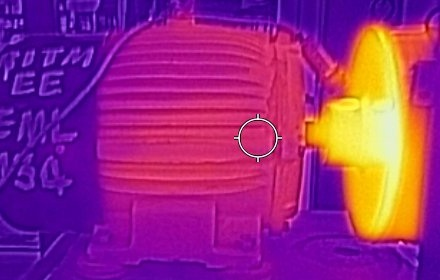
#> input picture imgs/Bases_Img_Termica_Motor/Teste_H_F/FLIR0856.jpg, 440 x 280 px; its folder holds only this picture in this run
$ jupyter execute --allow-errors exercicio_02.ipynb   (shell and % lines are left out)
#> lines starting #> are read from the running program, lines starting #| are printed output that depends on the picture
# Exercício 02 — Classificação Binária de Imagens Térmicas (Motor)

**Objetivo:** classificar imagens térmicas do motor entre:
- `M` (Médio) → **carga normal** → classe `0`
- `F` (Full) → **carga máxima / sobrecarga** → classe `1`

**Pipeline:**
1. Carregar e pré-processar as imagens (`Treino_H_F`, `Treino_H_M`, `Teste_H_F`, `Teste_H_M`)
2. Vetorizar (flatten) e padronizar os pixels
3. Treinar 5 algoritmos com ajuste de hiperparâmetros (GridSearchCV): KNN, Árvore de Decisão, Random Forest, SVM linear, SVM polinomial grau 2
4. Avaliar cada um via matriz de confusão no conjunto de teste
5. Montar um ensemble por voto majoritário e comparar com os modelos individuais

> Estrutura de pastas usada (relativa à raiz do repo):
> ```
> imgs/Bases_Img_Termica_Motor/
>   ├── Treino_H_F/   (treino, carga máxima)
>   ├── Treino_H_M/   (treino, carga normal)
>   ├── Teste_H_F/    (teste, carga máxima)
>   └── Teste_H_M/    (teste, carga normal)
> ```

## 0. Instalação das dependências

Rode esta célula uma vez (pode comentar/pular depois se já tiver tudo instalado).

## 1. Carregamento e pré-processamento das imagens

Cada imagem é convertida para escala de cinza, redimensionada para um tamanho fixo
(reduz dimensionalidade e custo computacional) e depois transformada em vetor (flatten).

`IMG_SIZE` é o único parâmetro que vale a pena testar variar (ex: 32x32 vs 64x64) caso
queira avaliar o trade-off entre detalhe da imagem e tempo de treino.

[cell 1]
import os
import glob
import numpy as np
from PIL import Image

# 440x280 Padrão

np.random.seed(42)

BASE_DIR = "imgs/Bases_Img_Termica_Motor"
IMG_SIZE = (110, 70)  # (largura, altura) -- ajuste se quiser mais/menos detalhe
# Proporcção 1/3

# 0 = carga normal (Médio) | 1 = carga máxima / sobrecarga (Full)
PASTAS = {
    "train": {"F": "Treino_H_F", "M": "Treino_H_M"},
    "test":  {"F": "Teste_H_F",  "M": "Teste_H_M"},
}

def carregar_pasta(caminho, label):
    imagens, labels = [], []
    arquivos = sorted(glob.glob(os.path.join(caminho, "*.jpg")))
    for arq in arquivos:
        img = Image.open(arq).convert("L")          # escala de cinza
        img = img.resize(IMG_SIZE)                   # tamanho fixo
        imagens.append(np.array(img, dtype=np.uint8))
        labels.append(label)
    return imagens, labels

def montar_conjunto(split):
    imgs_f, lab_f = carregar_pasta(os.path.join(BASE_DIR, PASTAS[split]["F"]), 1)
    imgs_m, lab_m = carregar_pasta(os.path.join(BASE_DIR, PASTAS[split]["M"]), 0)
    imagens = imgs_f + imgs_m
    labels = lab_f + lab_m
    return np.array(imagens), np.array(labels)

imgs_train, y_train = montar_conjunto("train")
imgs_test, y_test = montar_conjunto("test")
#> call 3 of carregar_pasta, with caminho = 'imgs/Bases_Img_Termica_Motor/Teste_H_F', label = 1
#> in carregar_pasta (call 3), `img = Image.open(arq).convert("L")`:
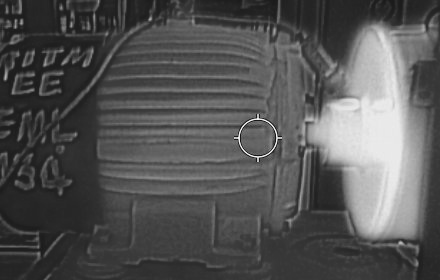
#> img: PIL image 440x280 L; min 13, max 247, mean 84.3
#> in carregar_pasta (call 3), `img = img.resize(IMG_SIZE)`:
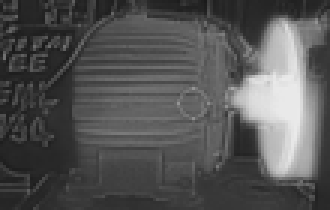
#> img: PIL image 110x70 L (shown 3 times larger); min 25, max 234, mean 84.3
#> call 4 of carregar_pasta, with caminho = 'imgs/Bases_Img_Termica_Motor/Teste_H_M', label = 0
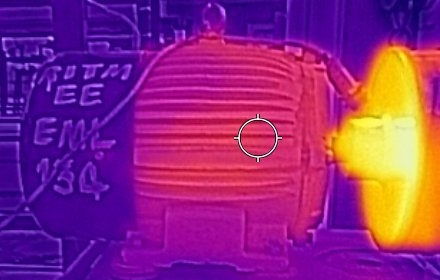
#> input picture imgs/Bases_Img_Termica_Motor/Teste_H_M/FLIR0744.jpg, 440 x 280 px
#> in carregar_pasta (call 4), `img = Image.open(arq).convert("L")`:
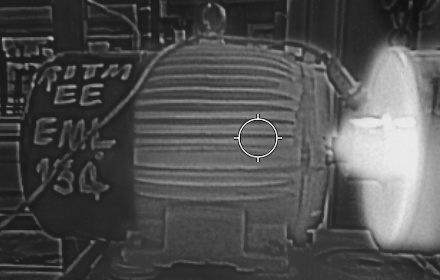
#> img: PIL image 440x280 L; min 14, max 247, mean 80.4
#> in carregar_pasta (call 4), `img = img.resize(IMG_SIZE)`:
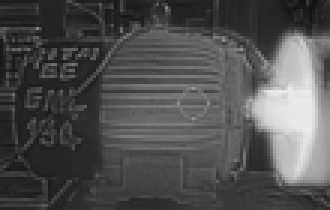
#> img: PIL image 110x70 L (shown 3 times larger); min 18, max 235, mean 80.4
#> y_test = [1, 0]

print(f"Treino: {imgs_train.shape[0]} imagens | Teste: {imgs_test.shape[0]} imagens")
#| Treino: 0 imagens | Teste: 2 imagens
print(f"Dimensão de cada imagem: {imgs_train.shape[1:]}")
print(f"Distribuição treino -> normal(0): {(y_train==0).sum()} | máxima(1): {(y_train==1).sum()}")
print(f"Distribuição teste  -> normal(0): {(y_test==0).sum()} | máxima(1): {(y_test==1).sum()}")
#| Distribuição teste  -> normal(0): 1 | máxima(1): 1

### Visualização rápida de amostras

Conferência visual antes de seguir — confirma que o carregamento e os rótulos
(`0` = normal, `1` = máxima) estão corretos.

[cell 2]
import matplotlib.pyplot as plt

fig, axes = plt.subplots(2, 4, figsize=(12, 6))
idx_normal = np.where(y_train == 0)[0][:4]
idx_maxima = np.where(y_train == 1)[0][:4]

for ax, i in zip(axes[0], idx_normal):
    ax.imshow(imgs_train[i], cmap="gray")
    ax.set_title("Normal (0)")
    ax.axis("off")

for ax, i in zip(axes[1], idx_maxima):
    ax.imshow(imgs_train[i], cmap="gray")
    ax.set_title("Máxima (1)")
    ax.axis("off")

plt.tight_layout()
plt.show()

## 2. Vetorização (flatten) e padronização

Cada imagem (matriz `IMG_SIZE x IMG_SIZE`) vira um vetor de pixels (linha de `X`).
O `StandardScaler` é ajustado **apenas no treino** e aplicado igualmente no teste,
para evitar vazamento de informação (data leakage). Isso é importante principalmente
para KNN e SVM, que são sensíveis à escala dos atributos.

[cell 3]
from sklearn.preprocessing import StandardScaler

#> (the rest of this cell did not finish here and is left out)

## 3. Treinamento dos algoritmos (com ajuste de hiperparâmetros)

Para cada algoritmo, usamos `GridSearchCV` (validação cruzada interna) para buscar os
principais hiperparâmetros. Os melhores estimadores ficam guardados em `modelos_treinados`
para serem reaproveitados nas etapas de avaliação e no ensemble.

Ajuste os grids (`param_grid`) livremente conforme o tamanho da sua base — grids maiores
custam mais tempo de execução.

[cell 4]
from sklearn.model_selection import GridSearchCV
from sklearn.neighbors import KNeighborsClassifier
from sklearn.tree import DecisionTreeClassifier
from sklearn.ensemble import RandomForestClassifier
from sklearn.svm import SVC

param_grids = {
    "KNN": {
        "estimator": KNeighborsClassifier(),
        "param_grid": {
            "n_neighbors": [3, 5, 7, 9, 11], # vizinhos a serem buscados
            "weights": ["uniform", "distance"],
            "metric": ["euclidean", "manhattan"],
        },
    },
    "Arvore de Decisao": {
        "estimator": DecisionTreeClassifier(random_state=42),
        "param_grid": {
            "max_depth": [3, 5, 8, 12, None],
            "min_samples_split": [2, 5, 10],
            "criterion": ["gini", "entropy"],
        },
    },
    "Random Forest": {
        "estimator": RandomForestClassifier(random_state=42),
        "param_grid": {
            "n_estimators": [100, 200, 300],
            "max_depth": [5, 10, None],
            "min_samples_split": [2, 5],
        },
    },
    "SVM Linear": {
        "estimator": SVC(kernel="linear", random_state=42),
        "param_grid": {
            "C": [0.01, 0.1, 1, 10, 100],
        },
    },
    "SVM Polinomial (grau 2)": {
        "estimator": SVC(kernel="poly", degree=2, random_state=42),
        "param_grid": {
            "C": [0.1, 1, 10],
            "coef0": [0, 1, 5],
            "gamma": ["scale", "auto"],
        },
    },
}

modelos_treinados = {}
melhores_params = {}

#> (the rest of this cell did not finish here and is left out)

## 4. Avaliação individual — matriz de confusão e métricas

Para cada modelo treinado: predição no conjunto de teste, matriz de confusão e
`classification_report` (precisão, recall, f1-score por classe).

[cell 5]
from sklearn.metrics import (
    confusion_matrix, ConfusionMatrixDisplay,
    classification_report, accuracy_score, f1_score
)

def avaliar_modelo(nome, modelo, X_test, y_test):
    y_pred = modelo.predict(X_test)
    acc = accuracy_score(y_test, y_pred)
    f1 = f1_score(y_test, y_pred)

    print(f"=== {nome} ===")
    print(f"Acurácia: {acc:.4f} | F1-score: {f1:.4f}")
    print(classification_report(y_test, y_pred, target_names=["Normal (0)", "Máxima (1)"]))

    cm = confusion_matrix(y_test, y_pred)
    disp = ConfusionMatrixDisplay(confusion_matrix=cm, display_labels=["Normal", "Máxima"])
    disp.plot(cmap="Blues")
    plt.title(f"Matriz de Confusão — {nome}")
    plt.show()

    return {"modelo": nome, "acuracia": acc, "f1": f1, "y_pred": y_pred}

resultados = []
for nome, modelo in modelos_treinados.items():
    resultados.append(avaliar_modelo(nome, modelo, X_test_scaled, y_test))
#> after the loop, resultados = []
